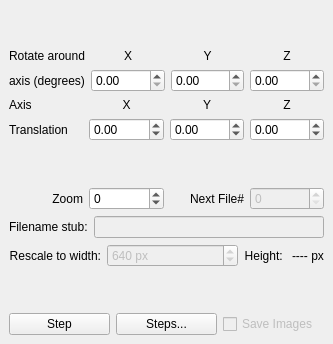
  <widget class="QDockWidget" name="AnimDock">
   <property name="sizePolicy">
    <sizepolicy hsizetype="Preferred" vsizetype="Minimum">
     <horstretch>0</horstretch>
     <verstretch>0</verstretch>
    </sizepolicy>
   </property>
   <property name="minimumSize">
    <size>
     <width>333</width>
     <height>289</height>
    </size>
   </property>
   <property name="features">
    <set>QDockWidget::DockWidgetFloatable|QDockWidget::DockWidgetMovable</set>
   </property>
   <property name="windowTitle">
    <string>Animation (F7)</string>
   </property>
   <attribute name="dockWidgetArea">
    <number>1</number>
   </attribute>
   <widget class="QWidget" name="dockWidgetContents_6">
    <layout class="QVBoxLayout" name="verticalLayout_11">
     <item>
      <spacer name="verticalSpacer">
       <property name="orientation">
        <enum>Qt::Vertical</enum>
       </property>
       <property name="sizeHint" stdset="0">
        <size>
         <width>20</width>
         <height>40</height>
        </size>
       </property>
      </spacer>
     </item>
     <item>
      <layout class="QGridLayout" name="gridLayout">
       <item row="0" column="0">
        <widget class="QLabel" name="label_9">
         <property name="text">
          <string>Rotate around</string>
         </property>
        </widget>
       </item>
       <item row="0" column="1">
        <widget class="QLabel" name="label_3">
         <property name="text">
          <string>X</string>
         </property>
         <property name="alignment">
          <set>Qt::AlignCenter</set>
         </property>
        </widget>
       </item>
       <item row="0" column="2">
        <widget class="QLabel" name="label_6">
         <property name="text">
          <string>Y</string>
         </property>
         <property name="alignment">
          <set>Qt::AlignCenter</set>
         </property>
        </widget>
       </item>
       <item row="0" column="3">
        <widget class="QLabel" name="label_5">
         <property name="text">
          <string>Z</string>
         </property>
         <property name="alignment">
          <set>Qt::AlignCenter</set>
         </property>
        </widget>
       </item>
       <item row="1" column="0">
        <widget class="QLabel" name="label_10">
         <property name="text">
          <string>axis (degrees)</string>
         </property>
        </widget>
       </item>
       <item row="1" column="1">
        <widget class="QDoubleSpinBox" name="SpinXInc"/>
       </item>
       <item row="1" column="2">
        <widget class="QDoubleSpinBox" name="SpinYInc"/>
       </item>
       <item row="1" column="3">
        <widget class="QDoubleSpinBox" name="SpinZInc"/>
       </item>
      </layout>
     </item>
     <item>
      <layout class="QGridLayout" name="gridLayout_3">
       <item row="0" column="0">
        <widget class="QLabel" name="label_19">
         <property name="text">
          <string>Axis</string>
         </property>
        </widget>
       </item>
       <item row="0" column="1">
        <widget class="QLabel" name="label_20">
         <property name="text">
          <string>X</string>
         </property>
         <property name="alignment">
          <set>Qt::AlignCenter</set>
         </property>
        </widget>
       </item>
       <item row="0" column="2">
        <widget class="QLabel" name="label_21">
         <property name="text">
          <string>Y</string>
         </property>
         <property name="alignment">
          <set>Qt::AlignCenter</set>
         </property>
        </widget>
       </item>
       <item row="0" column="3">
        <widget class="QLabel" name="label_22">
         <property name="text">
          <string>Z</string>
         </property>
         <property name="alignment">
          <set>Qt::AlignCenter</set>
         </property>
        </widget>
       </item>
       <item row="1" column="0">
        <widget class="QLabel" name="label_23">
         <property name="text">
          <string>Translation</string>
         </property>
        </widget>
       </item>
       <item row="1" column="1">
        <widget class="QDoubleSpinBox" name="XTrans">
         <property name="minimum">
          <double>-99.989999999999995</double>
         </property>
        </widget>
       </item>
       <item row="1" column="2">
        <widget class="QDoubleSpinBox" name="YTrans">
         <property name="minimum">
          <double>-99.989999999999995</double>
         </property>
        </widget>
       </item>
       <item row="1" column="3">
        <widget class="QDoubleSpinBox" name="ZTrans">
         <property name="minimum">
          <double>-99.989999999999995</double>
         </property>
        </widget>
       </item>
      </layout>
     </item>
     <item>
      <spacer name="verticalSpacer_2">
       <property name="orientation">
        <enum>Qt::Vertical</enum>
       </property>
       <property name="sizeHint" stdset="0">
        <size>
         <width>20</width>
         <height>40</height>
        </size>
       </property>
      </spacer>
     </item>
     <item>
      <layout class="QHBoxLayout" name="horizontalLayout_2">
       <item>
        <widget class="QLabel" name="label_11">
         <property name="text">
          <string>Zoom</string>
         </property>
         <property name="alignment">
          <set>Qt::AlignRight|Qt::AlignTrailing|Qt::AlignVCenter</set>
         </property>
        </widget>
       </item>
       <item>
        <widget class="QSpinBox" name="AnimSpinZoom">
         <property name="minimum">
          <number>-100</number>
         </property>
         <property name="maximum">
          <number>100</number>
         </property>
         <property name="value">
          <number>0</number>
         </property>
        </widget>
       </item>
       <item>
        <widget class="QLabel" name="label">
         <property name="text">
          <string>Next File#</string>
         </property>
         <property name="alignment">
          <set>Qt::AlignRight|Qt::AlignTrailing|Qt::AlignVCenter</set>
         </property>
        </widget>
       </item>
       <item>
        <widget class="QSpinBox" name="AnimSpinFileNum">
         <property name="enabled">
          <bool>false</bool>
         </property>
         <property name="maximum">
          <number>99999</number>
         </property>
        </widget>
       </item>
      </layout>
     </item>
     <item>
      <layout class="QHBoxLayout" name="horizontalLayout_8">
       <item>
        <widget class="QLabel" name="label_8">
         <property name="sizePolicy">
          <sizepolicy hsizetype="Fixed" vsizetype="Preferred">
           <horstretch>0</horstretch>
           <verstretch>0</verstretch>
          </sizepolicy>
         </property>
         <property name="text">
          <string>Filename stub:</string>
         </property>
        </widget>
       </item>
       <item>
        <widget class="QLineEdit" name="AnimFilenameStub">
         <property name="enabled">
          <bool>false</bool>
         </property>
        </widget>
       </item>
      </layout>
     </item>
     <item>
      <layout class="QHBoxLayout" name="horizontalLayout_9">
       <item>
        <widget class="QLabel" name="label_12">
         <property name="sizePolicy">
          <sizepolicy hsizetype="Fixed" vsizetype="Preferred">
           <horstretch>0</horstretch>
           <verstretch>0</verstretch>
          </sizepolicy>
         </property>
         <property name="text">
          <string>Rescale to width:</string>
         </property>
         <property name="alignment">
          <set>Qt::AlignRight|Qt::AlignTrailing|Qt::AlignVCenter</set>
         </property>
        </widget>
       </item>
       <item>
        <widget class="QSpinBox" name="AnimRescaleX">
         <property name="enabled">
          <bool>false</bool>
         </property>
         <property name="suffix">
          <string> px</string>
         </property>
         <property name="minimum">
          <number>1</number>
         </property>
         <property name="maximum">
          <number>2048</number>
         </property>
         <property name="value">
          <number>640</number>
         </property>
        </widget>
       </item>
       <item>
        <widget class="QLabel" name="label_13">
         <property name="sizePolicy">
          <sizepolicy hsizetype="Fixed" vsizetype="Preferred">
           <horstretch>0</horstretch>
           <verstretch>0</verstretch>
          </sizepolicy>
         </property>
         <property name="text">
          <string>Height: </string>
         </property>
         <property name="alignment">
          <set>Qt::AlignRight|Qt::AlignTrailing|Qt::AlignVCenter</set>
         </property>
        </widget>
       </item>
       <item>
        <widget class="QLabel" name="LabelAnimHeight">
         <property name="sizePolicy">
          <sizepolicy hsizetype="Fixed" vsizetype="Preferred">
           <horstretch>0</horstretch>
           <verstretch>0</verstretch>
          </sizepolicy>
         </property>
         <property name="text">
          <string>---- px</string>
         </property>
        </widget>
       </item>
      </layout>
     </item>
     <item>
      <spacer name="verticalSpacer_3">
       <property name="orientation">
        <enum>Qt::Vertical</enum>
       </property>
       <property name="sizeHint" stdset="0">
        <size>
         <width>20</width>
         <height>40</height>
        </size>
       </property>
      </spacer>
     </item>
     <item>
      <layout class="QHBoxLayout" name="horizontalLayout_10">
       <item>
        <widget class="QPushButton" name="SingleStepButton">
         <property name="text">
          <string>Step</string>
         </property>
        </widget>
       </item>
       <item>
        <widget class="QPushButton" name="MultipleStepButton">
         <property name="text">
          <string>Steps...</string>
         </property>
        </widget>
       </item>
       <item>
        <widget class="QCheckBox" name="CheckSave">
         <property name="enabled">
          <bool>false</bool>
         </property>
         <property name="text">
          <string>Save Images</string>
         </property>
        </widget>
       </item>
      </layout>
     </item>
    </layout>
   </widget>
  </widget>
